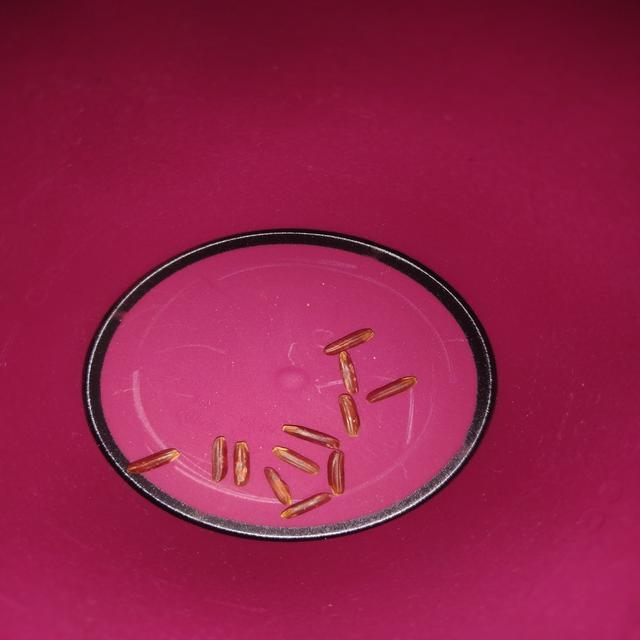
#> input picture test/7.jpg, 640 x 640 px
$ python outline_location.py
#> lines starting #> are read from the running program, lines starting #| are printed output that depends on the picture
import numpy as np
import cv2
import os
import matplotlib.pyplot as plt

image = './test/7.jpg'
new_name = 'a.jpg'
savefile = './test'
# image = os.listdir(image_file)
save_image = os.path.join(savefile, new_name)

img = cv2.imread(image)
#> img is the input picture: shape (640, 640, 3); mean B, G, R 71.8, 31.4, 147.9
width = img.shape[1]
#> width = 640
height = img.shape[0]
#> height = 640
x = max(width, height)
#> x = 640
img = cv2.copyMakeBorder(img, int((x-height)/2), int((x-height)/2),
                         int((x-width)/2), int((x-width)/2), cv2.BORDER_CONSTANT, value=0)

image = cv2.resize(img, (1000, 1000), interpolation=cv2.INTER_LANCZOS4)

img = cv2.cvtColor(image, cv2.COLOR_BGR2GRAY)
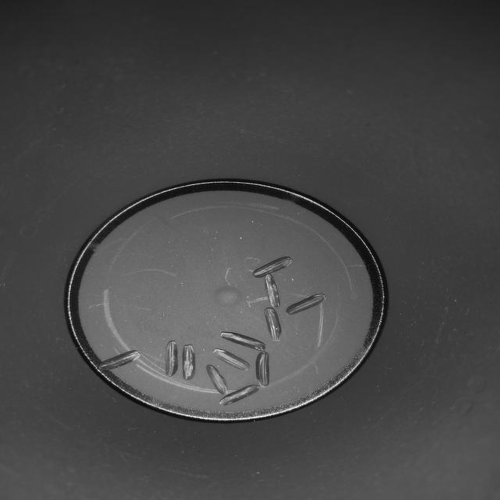
#> img: shape (1000, 1000) (shown at 1/2 size); min 0, max 254, mean 70.9

img = cv2.medianBlur(img, 5)

circles = cv2.HoughCircles(img, cv2.HOUGH_GRADIENT, 1, 200,
                           param1=70, param2=40, minRadius=200, maxRadius=400)
#> circles = [[453.5, 731.5, 369.7], [451.5, 444.5, 391.7]]

# print(len(circles[0])
if np.all(circles == None):
    print('fv')
else:

    x = circles[0][0][0]
#> x = 453.5
    y = circles[0][0][1]
#> y = 731.5
    r = circles[0][0][2]
#> r = 369.7
    # cimg = cv2.cvtColor(img, cv2.COLOR_GRAY2BGR)
    for i in circles[0, :]:
        # draw the outer circle
        cv2.circle(image, (i[0], i[1]), i[2], (0, 255, 0), 2)
        # draw the center of the circle
        cv2.circle(image, (i[0], i[1]), 2, (0, 0, 255), 3)
#> this loop made 2 passes
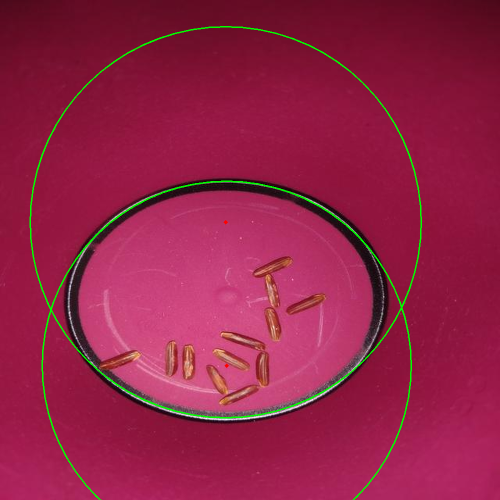
#> image: shape (1000, 1000, 3) (shown at 1/2 size); mean B, G, R 70.9, 34, 146.4
    cv2.imwrite(save_image,image)
    image = image[int(y-r)-10:int(y+r)+10,int(x-r)-10:int(x+r)+10]
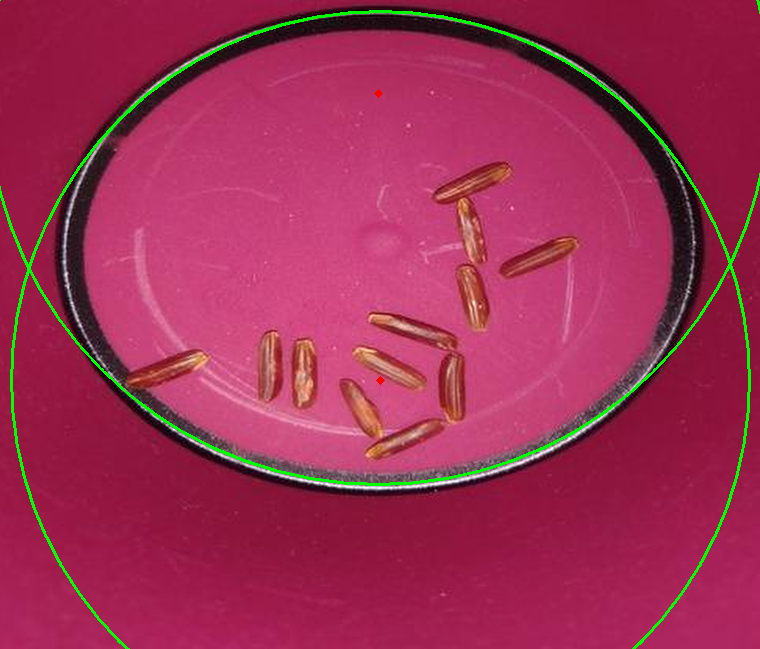
#> image: shape (649, 760, 3); mean B, G, R 84.1, 46.5, 158.4
cv2.imshow('detected circles', image)
cv2.waitKey(0)
cv2.destroyAllWindows()

$ run again, with test/6.jpg copied over test/7.jpg
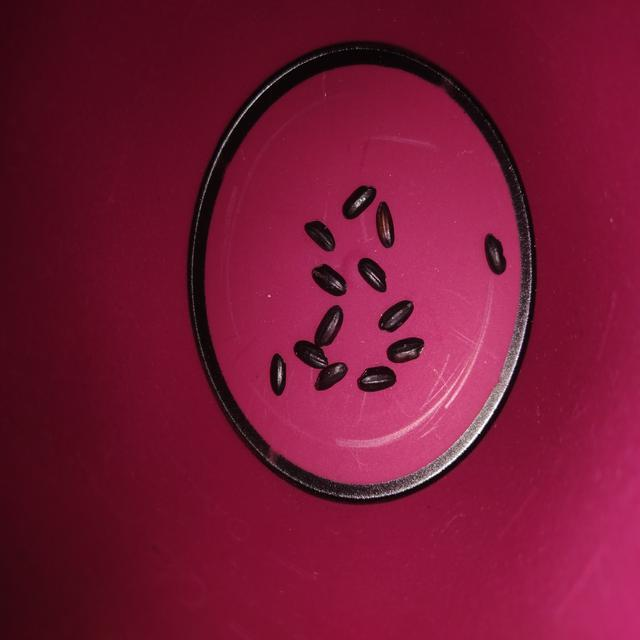
#> input picture test/6.jpg, 640 x 640 px
#> img is the input picture: shape (640, 640, 3); mean B, G, R 52, 22.5, 118.5
#> `img = cv2.cvtColor(image, cv2.COLOR_BGR2GRAY)`:
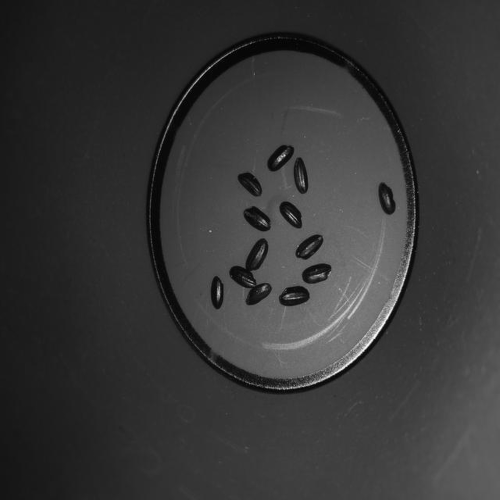
#> img: shape (1000, 1000) (shown at 1/2 size); min 0, max 255, mean 54.6
#> circles = [[683.5, 426.5, 391.7], [440.5, 408.5, 389.5]]
#> `x = circles[0][0][0]`: x = 683.5
#> y = 426.5
#> r = 391.7
#> the loop `for i in circles[0, :]:` made 2 passes
#> `image = image[int(y-r)-10:int(y+r)+10,int(x-r)-10:int(x+r)+10]`:
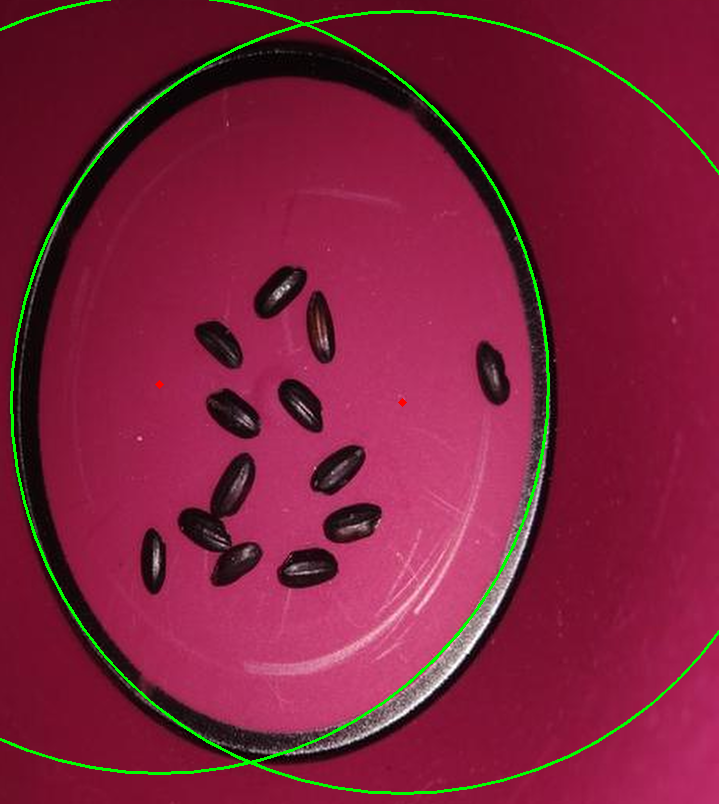
#> image: shape (804, 719, 3); mean B, G, R 60.5, 32.6, 128.1

$ run again, with test/8.jpg copied over test/7.jpg
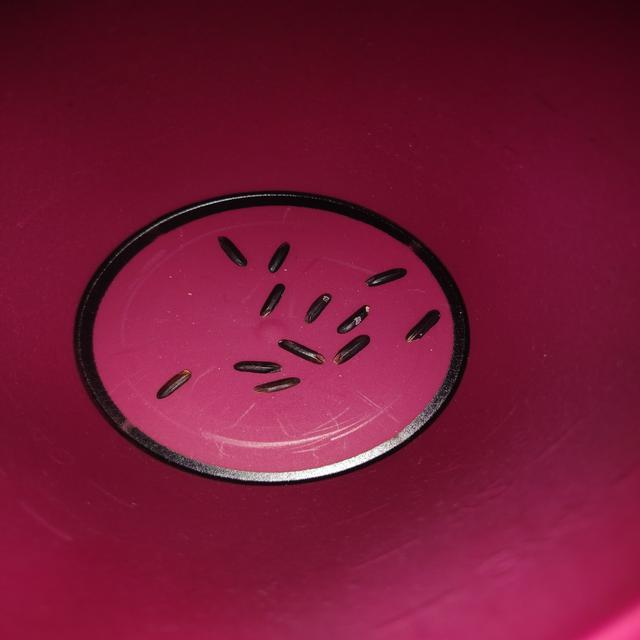
#> input picture test/8.jpg, 640 x 640 px
#> img is the input picture: shape (640, 640, 3); mean B, G, R 53.5, 23.9, 118.1
#> `img = cv2.cvtColor(image, cv2.COLOR_BGR2GRAY)`:
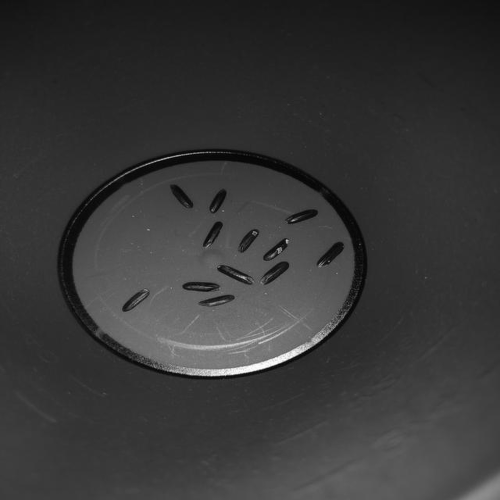
#> img: shape (1000, 1000) (shown at 1/2 size); min 0, max 255, mean 55.5
#> circles = [[420.5, 364.5, 387.1], [433.5, 650.5, 353.8]]
#> `x = circles[0][0][0]`: x = 420.5
#> y = 364.5
#> r = 387.1
#> the loop `for i in circles[0, :]:` made 2 passes
#> after the loop `for i in circles[0, :]:`:
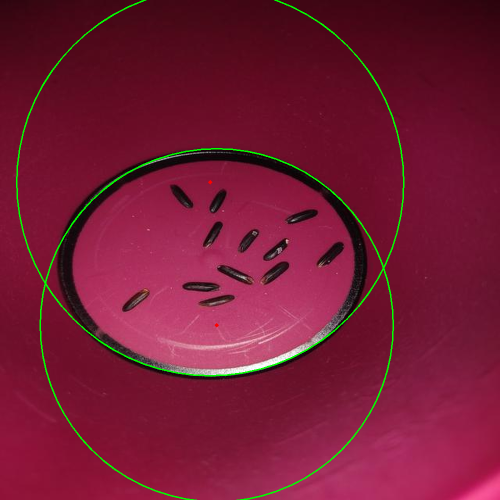
#> image: shape (1000, 1000, 3) (shown at 1/2 size); mean B, G, R 52.8, 26.8, 116.9
#> `image = image[int(y-r)-10:int(y+r)+10,int(x-r)-10:int(x+r)+10]`: image = empty array
